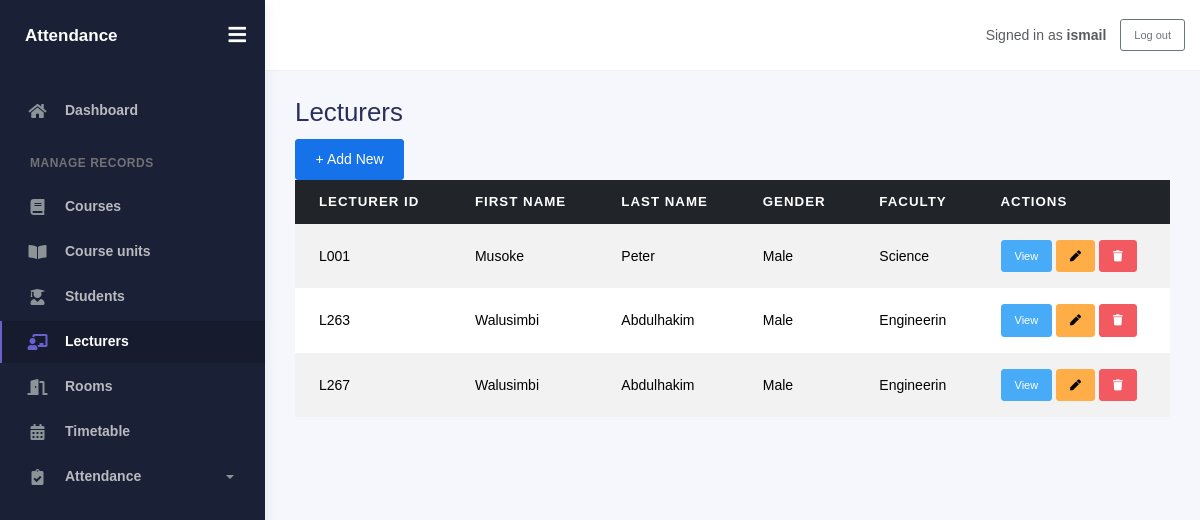
The page /lecturers/ (signed in) on the database its author committed.
### core/models.py (models this page shows)
class Lecturer(models.Model):
    GENDER = [('M', 'Male'), ('F', 'Female')]
    lecturer_id = models.CharField(max_length=30, unique=True)
    lecturer_first_name = models.CharField(max_length=100)
    lecturer_last_name = models.CharField(max_length=100, blank=True)
    gender = models.CharField(max_length=1, choices=GENDER)
    address = models.CharField(max_length=255, blank=True)
    faculty = models.CharField(max_length=100)
    contact = models.CharField(max_length=25)
    user = models.OneToOneField(User, null=True, blank=True,
                                on_delete=models.SET_NULL,
                                related_name='lecturer_profile')
    def __str__(self):
        return f"{self.lecturer_id} - {self.lecturer_first_name} {self.lecturer_last_name}"

### core/views.py (the view)
# urls.py: path('lecturers/', views.lecturer_list, name='lecturer_list'),
@login_required
def lecturer_list(request):
    page_obj = Paginator(Lecturer.objects.all(), 20).get_page(request.GET.get('page'))
    return render(request, 'core/lecturer_page.html', {
        'model_verbose': 'Lecturers',
        'model_name': 'lecturer',
        'fields': list(Lecturer._meta.fields),
        'object_list': page_obj.object_list,
        'page_obj': page_obj,
        'is_paginated': page_obj.has_other_pages(),
    })

### core/templates/core/lecturer_page.html (shortened to what this page needs)
{% extends 'base.html' %}
{% block content %}
<div class="record-list-heading">
  <h2>Lecturers</h2>
  <a class="btn btn-primary" href="{% url 'lecturer_create' %}">+ Add New</a>
</div>
<div class="table-responsive">
<table class="table table-striped table-hover table-content-middle">
  <thead class="table-dark">
    <tr>
      <th>Lecturer ID</th>
      <th>First Name</th>
      <th>Last Name</th>
      <th>Gender</th>
      <th>Faculty</th>
      <th>Actions</th>
    </tr>
  </thead>
  <tbody>
    {% for obj in object_list %}
    <tr>
      <td>{{ obj.lecturer_id }}</td>
      <td>{{ obj.lecturer_first_name }}</td>
      <td>{{ obj.lecturer_last_name }}</td>
      <td>{{ obj.get_gender_display }}</td>
      <td>{{ obj.faculty }}</td>
      <td class="action-buttons">
        <a class="btn btn-sm btn-info" href="{% url 'lecturer_detail' obj.pk %}">View</a>
        <a class="btn btn-sm btn-warning" href="{% url 'lecturer_update' obj.pk %}" aria-label="Edit {{ obj }}" title="Edit"><i class="fas fa-pen" aria-hidden="true"></i><span class="visually-hidden">Edit</span></a>
        <a class="btn btn-sm btn-danger" href="{% url 'lecturer_delete' obj.pk %}" aria-label="Delete {{ obj }}" title="Delete"><i class="fas fa-trash" aria-hidden="true"></i><span class="visually-hidden">Delete</span></a>
      </td>
    </tr>
    {% empty %}
    <tr><td colspan="6" class="empty-table-message">No records yet.</td></tr>
    {% endfor %}
  </tbody>
</table>
</div>
{% endblock %}

### core/templates/base.html (shortened to what this page needs)
{% load static %}
<!DOCTYPE html>
<html lang="en">
  <head>
    <link rel="stylesheet" href="{% static 'core/dashboard/bootstrap.min.css' %}" />
    <link rel="stylesheet" href="{% static 'core/dashboard/fonts.min.css' %}" />
    <link rel="stylesheet" href="{% static 'core/dashboard/plugins.min.css' %}" />
    <link rel="stylesheet" href="{% static 'core/dashboard/kaiadmin.min.css' %}" />
  </head>
  <body>
    <div class="wrapper">
      {% if request.user.is_authenticated %}
      <aside class="sidebar" data-background-color="dark">
        <div class="sidebar-logo">
          <div class="logo-header" data-background-color="dark">
            <a class="logo text-white fw-bold" href="{% url 'home' %}">Attendance</a>
            <div class="nav-toggle">
              <button class="btn btn-toggle toggle-sidebar" type="button" aria-label="Toggle sidebar">
                <i class="fas fa-bars" aria-hidden="true"></i>
              </button>
            </div>
          </div>
        </div>
        <div class="sidebar-wrapper scrollbar scrollbar-inner">
          <div class="sidebar-content">
            <ul class="nav nav-secondary">
              <li class="nav-item{% if request.resolver_match.url_name == 'home' %} active{% endif %}">
                <a href="{% url 'home' %}"><i class="fas fa-home" aria-hidden="true"></i><p>Dashboard</p></a>
              </li>
              <li class="nav-section">
                <h4 class="text-section">Manage records</h4>
              </li>
              <li class="nav-item{% if 'course_' in request.resolver_match.url_name %} active{% endif %}">
                <a href="{% url 'course_list' %}"><i class="fas fa-book"></i><p>Courses</p></a>
              </li>
              <li class="nav-item{% if 'courseunit' in request.resolver_match.url_name %} active{% endif %}">
                <a href="{% url 'courseunit_list' %}"><i class="fas fa-book-open"></i><p>Course units</p></a>
              </li>
              <li class="nav-item{% if 'student_' in request.resolver_match.url_name %} active{% endif %}">
                <a href="{% url 'student_list' %}"><i class="fas fa-user-graduate"></i><p>Students</p></a>
              </li>
              <li class="nav-item{% if 'lecturer_' in request.resolver_match.url_name %} active{% endif %}">
                <a href="{% url 'lecturer_list' %}"><i class="fas fa-chalkboard-teacher"></i><p>Lecturers</p></a>
              </li>
              <li class="nav-item{% if 'room' in request.resolver_match.url_name %} active{% endif %}">
                <a href="{% url 'room_list' %}"><i class="fas fa-door-open"></i><p>Rooms</p></a>
              </li>
              <li class="nav-item{% if 'timetable' in request.resolver_match.url_name %} active{% endif %}">
                <a href="{% url 'timetable_list' %}"><i class="fas fa-calendar-alt"></i><p>Timetable</p></a>
              </li>
              <li class="nav-item{% if 'attendance' in request.resolver_match.url_name %} active{% endif %}">
                <a data-bs-toggle="collapse" href="#attendance-menu" aria-expanded="{% if 'attendance' in request.resolver_match.url_name %}true{% else %}false{% endif %}">
                  <i class="fas fa-clipboard-check"></i><p>Attendance</p><span class="caret"></span>
                </a>
              </li>
            </ul>
          </div>
        </div>
      </aside>
      {% endif %}
      <main class="main-panel">
        <header class="main-header">
          <nav class="navbar navbar-header navbar-header-transparent navbar-expand-lg border-bottom">
            <div class="container-fluid">
              {% if request.user.is_authenticated %}
              <div class="ms-auto d-flex align-items-center gap-3">
                <span class="text-muted">Signed in as <strong>{{ request.user.get_username }}</strong></span>
                <form method="post" action="{% url 'logout' %}" class="m-0">
                  <button class="btn btn-outline-secondary btn-sm" type="submit">Log out</button>
                </form>
              </div>
              {% endif %}
            </div>
          </nav>
        </header>
        <div class="container">
          <div class="page-inner">
            {% block content %}{% endblock %}
          </div>
        </div>
      </main>
    </div>
  </body>
</html>

### rows shown on the page
Lecturer: lecturer_id "L001", lecturer_first_name "Musoke", lecturer_last_name "Peter", gender "Male", faculty "Science"
Lecturer: lecturer_id "L263", lecturer_first_name "Walusimbi", lecturer_last_name "Abdulhakim", gender "Male", faculty "Engineerin"
Lecturer: lecturer_id "L267", lecturer_first_name "Walusimbi", lecturer_last_name "Abdulhakim", gender "Male", faculty "Engineerin"

### other values the page prints
{{ request.user.get_username }} "ismail"
